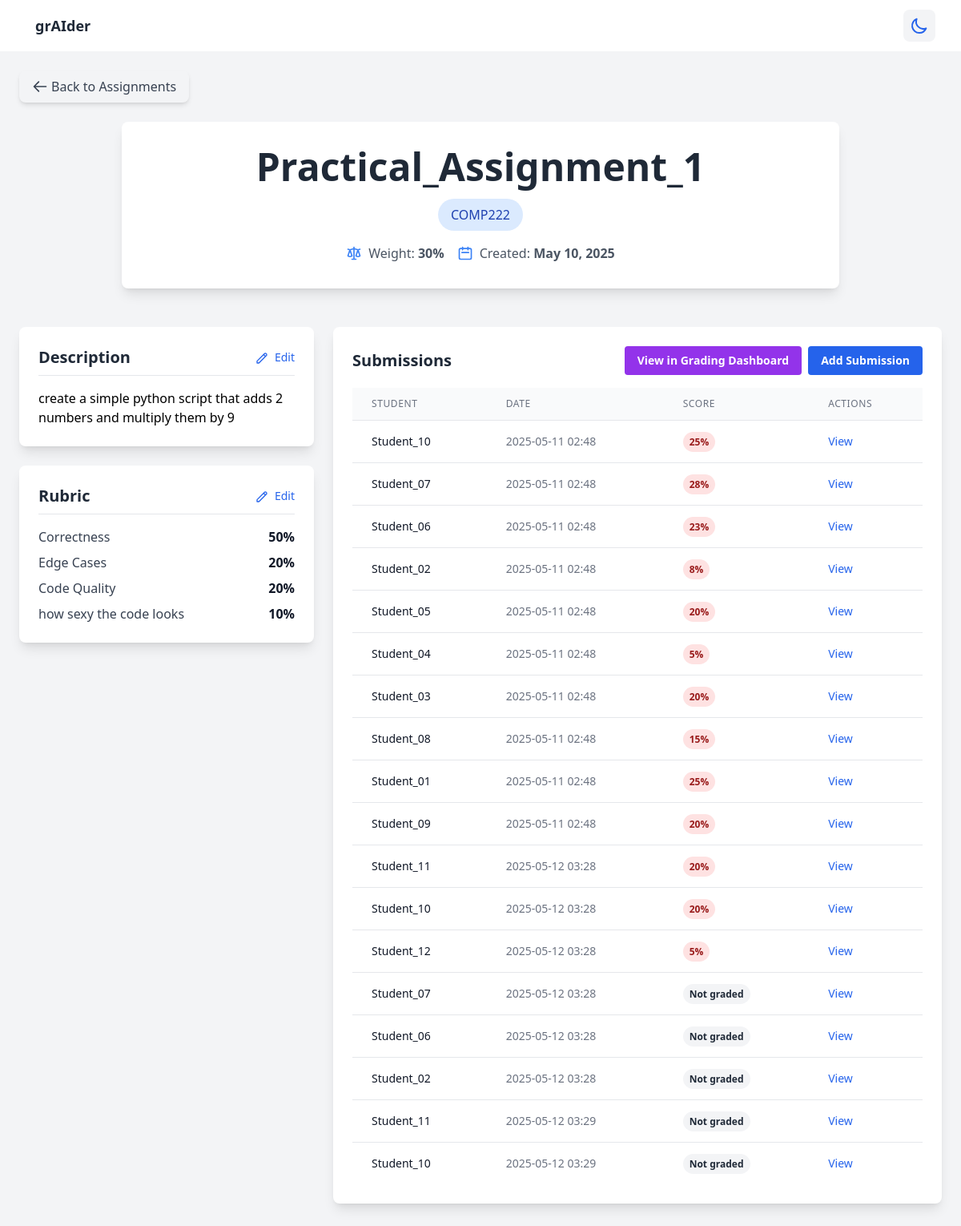
/assignment/1, run on the app's committed database.
### app.py (models this page shows, shortened)
class Assignment(db.Model):
    id = db.Column(db.Integer, primary_key=True)
    name = db.Column(db.String(100), nullable=False)
    description = db.Column(db.Text, nullable=False)
    course = db.Column(db.String(100))
    weight = db.Column(db.Integer, default=100)
    rubric = db.Column(db.JSON)
    created_at = db.Column(db.DateTime, default=datetime.datetime.utcnow)
    submissions = db.relationship('Submission', backref='assignment', lazy=True)

class Submission(db.Model):
    id = db.Column(db.Integer, primary_key=True)
    student_name = db.Column(db.String(100), nullable=False)
    student_id = db.Column(db.Integer, db.ForeignKey('student.id'), nullable=True)
    assignment_id = db.Column(db.Integer, db.ForeignKey('assignment.id'), nullable=False)
    content = db.Column(db.Text, nullable=False)
    file_path = db.Column(db.String(255), nullable=True)
    grading_breakdown = db.Column(db.JSON, nullable=True)
    submitted_at = db.Column(db.DateTime, default=datetime.datetime.utcnow)

### app.py (the view)
@app.route("/assignment/<int:assignment_id>")
def view_assignment(assignment_id):
    assignment = Assignment.query.get_or_404(assignment_id)
    submissions = Submission.query.filter_by(assignment_id=assignment_id).all()
    return render_template("assignment_detail.html", assignment=assignment, submissions=submissions)

### templates/assignment_detail.html (shortened to what this page needs)
{% extends "base.html" %}
{% block content %}
<div class="p-6 bg-gray-100 dark:bg-gray-900 min-h-screen">
  <div class="mb-6">
    <a href="{{ url_for('home') }}" class="inline-flex items-center bg-gray-100 hover:bg-gray-200 dark:bg-gray-700 dark:hover:bg-gray-600 text-gray-700 dark:text-gray-200 font-medium py-2 px-4 rounded-lg transition shadow-md">
      <svg class="w-5 h-5 mr-1" fill="none" stroke="currentColor" viewBox="0 0 24 24" xmlns="http://www.w3.org/2000/svg">
        <path stroke-linecap="round" stroke-linejoin="round" stroke-width="2" d="M10 19l-7-7m0 0l7-7m-7 7h18"></path>
      </svg>
      Back to Assignments
    </a>
  </div>
  <div class="mb-12 text-center bg-white dark:bg-gray-800 rounded-lg shadow-lg p-8 max-w-4xl mx-auto">
    <div class="flex flex-col items-center mb-4">
      <h1 class="text-4xl md:text-5xl font-bold text-gray-800 dark:text-white mb-4">{{ assignment.name }}</h1>
      {% if assignment.course %}
        <span class="bg-blue-100 dark:bg-blue-900 text-blue-800 dark:text-blue-200 px-4 py-2 rounded-full text-md font-medium">
          {{ assignment.course }}
        </span>
      {% endif %}
    </div>
    <div class="text-md text-gray-600 dark:text-gray-300 flex justify-center items-center space-x-4 mt-4">
      <div class="flex items-center">
        <span>Weight: <strong>{{ assignment.weight }}%</strong></span>
      </div>
      <div class="flex items-center">
        <svg class="w-5 h-5 mr-2 text-blue-500" fill="none" stroke="currentColor" viewBox="0 0 24 24" xmlns="http://www.w3.org/2000/svg">
          <path stroke-linecap="round" stroke-linejoin="round" stroke-width="2" d="M8 7V3m8 4V3m-9 8h10M5 21h14a2 2 0 002-2V7a2 2 0 00-2-2H5a2 2 0 00-2 2v12a2 2 0 002 2z"></path>
        </svg>
        <span>Created: <strong>{{ assignment.created_at.strftime('%B %d, %Y') }}</strong></span>
      </div>
    </div>
  </div>
  <div class="grid grid-cols-1 lg:grid-cols-3 gap-6">
    <div class="lg:col-span-1">
      <div class="bg-white dark:bg-gray-800 rounded-lg shadow-lg p-6 mb-6">
        <div class="flex justify-between items-center mb-4 border-b pb-2">
          <h2 class="text-xl font-bold text-gray-800 dark:text-white">Description</h2>
          <button
            id="editDescriptionBtn"
            class="text-blue-600 hover:text-blue-700 dark:text-blue-400 dark:hover:text-blue-300 text-sm font-medium"
          >
            <svg class="w-4 h-4 inline-block mr-1" fill="none" stroke="currentColor" viewBox="0 0 24 24" xmlns="http://www.w3.org/2000/svg">
              <path stroke-linecap="round" stroke-linejoin="round" stroke-width="2" d="M15.232 5.232l3.536 3.536m-2.036-5.036a2.5 2.5 0 113.536 3.536L6.5 21.036H3v-3.572L16.732 3.732z"></path>
            </svg>
            Edit
          </button>
        </div>
        <div id="descriptionDisplay" class="prose dark:prose-invert max-w-none">
          {{ assignment.description|safe }}
        </div>
      </div>
      <div class="bg-white dark:bg-gray-800 rounded-lg shadow-lg p-6">
        <div class="flex justify-between items-center mb-4 border-b pb-2">
          <h2 class="text-xl font-bold text-gray-800 dark:text-white">Rubric</h2>
          <button
            id="editRubricBtn"
            class="text-blue-600 hover:text-blue-700 dark:text-blue-400 dark:hover:text-blue-300 text-sm font-medium"
            type="button"
          >
            <svg class="w-4 h-4 inline-block mr-1" fill="none" stroke="currentColor" viewBox="0 0 24 24" xmlns="http://www.w3.org/2000/svg">
              <path stroke-linecap="round" stroke-linejoin="round" stroke-width="2" d="M15.232 5.232l3.536 3.536m-2.036-5.036a2.5 2.5 0 113.536 3.536L6.5 21.036H3v-3.572L16.732 3.732z"></path>
            </svg>
            Edit
          </button>
        </div>
        <div id="rubricDisplay" class="{% if not assignment.rubric %}hidden{% endif %}">
          <ul class="space-y-2">
            {% for criterion, points in assignment.rubric.items() %}
              <li class="flex justify-between">
                <span class="text-gray-700 dark:text-gray-300">{{ criterion }}</span>
                <span class="font-semibold text-gray-900 dark:text-white">{{ points }}%</span>
              </li>
            {% endfor %}
          </ul>
        </div>
      </div>
    </div>
    <div class="lg:col-span-2">
      <div class="bg-white dark:bg-gray-800 rounded-lg shadow-lg p-6">
        <div class="flex justify-between items-center mb-4">
          <h2 class="text-xl font-bold text-gray-800 dark:text-white">Submissions</h2>
          <div class="flex space-x-2">
            <a href="{{ url_for('grading_dashboard') }}?assignment_id={{ assignment.id }}"
               class="bg-purple-600 hover:bg-purple-700 text-white text-sm font-semibold py-2 px-4 rounded transition">
              View in Grading Dashboard
            </a>
            <button
              class="bg-blue-600 hover:bg-blue-700 text-white text-sm font-semibold py-2 px-4 rounded transition"
              id="addSubmissionBtn">
              Add Submission
            </button>
          </div>
        </div>
        {% if submissions %}
          <div class="overflow-x-auto">
            <table class="min-w-full divide-y divide-gray-200 dark:divide-gray-700">
              <thead class="bg-gray-50 dark:bg-gray-700">
                <tr>
                  <th class="px-6 py-3 text-left text-xs font-medium text-gray-500 dark:text-gray-300 uppercase tracking-wider">Student</th>
                  <th class="px-6 py-3 text-left text-xs font-medium text-gray-500 dark:text-gray-300 uppercase tracking-wider">Date</th>
                  <th class="px-6 py-3 text-left text-xs font-medium text-gray-500 dark:text-gray-300 uppercase tracking-wider">Score</th>
                  <th class="px-6 py-3 text-left text-xs font-medium text-gray-500 dark:text-gray-300 uppercase tracking-wider">Actions</th>
                </tr>
              </thead>
              <tbody class="bg-white dark:bg-gray-800 divide-y divide-gray-200 dark:divide-gray-700">
                {% for submission in submissions %}
                  <tr class="hover:bg-gray-50 dark:hover:bg-gray-700">
                    <td class="px-6 py-4 whitespace-nowrap text-sm font-medium text-gray-900 dark:text-white">
                      {{ submission.student_name }}
                    </td>
                    <td class="px-6 py-4 whitespace-nowrap text-sm text-gray-500 dark:text-gray-300">
                      {{ submission.submitted_at.strftime('%Y-%m-%d %H:%M') }}
                    </td>
                    <td class="px-6 py-4 whitespace-nowrap text-sm text-gray-500 dark:text-gray-300">
                      {% if submission.grading_breakdown %}
                        {% set total_score = submission.grading_breakdown.get('scores', {}).get('total', submission.grading_breakdown.get('total', 0)) %}
                        <span class="px-2 py-1 text-xs font-semibold rounded-full
                          {% if total_score >= 70 %}
                            bg-green-100 dark:bg-green-800 text-green-800 dark:text-green-100
                          {% elif total_score >= 50 %}
                            bg-yellow-100 dark:bg-yellow-800 text-yellow-800 dark:text-yellow-100
                          {% else %}
                            bg-red-100 dark:bg-red-800 text-red-800 dark:text-red-100
                          {% endif %}
                        ">
                          {{ total_score }}%
                        </span>
                      {% else %}
                        <span class="px-2 py-1 text-xs font-semibold rounded-full bg-gray-100 dark:bg-gray-600 text-gray-800 dark:text-gray-100">
                          Not graded
                        </span>
                      {% endif %}
                    </td>
                    <td class="px-6 py-4 whitespace-nowrap text-sm text-gray-500 dark:text-gray-300">
                      <button
                        class="text-blue-600 hover:text-blue-900 dark:text-blue-400 dark:hover:text-blue-300"
                        onclick="viewSubmission('{{ submission.id }}')">
                        View
                      </button>
                    </td>
                  </tr>
                {% endfor %}
              </tbody>
            </table>
          </div>
        {% endif %}
      </div>
    </div>
  </div>
</div>
{% endblock %}

### templates/base.html (shortened to what this page needs)
<!DOCTYPE html>
<html lang="en" class="transition-colors duration-300">
<head>
    <script src="https://cdn.tailwindcss.com"></script>
    </head>
<body class="bg-gray-200 dark:bg-gray-900 text-black dark:text-white">
    <nav class="bg-white dark:bg-gray-800 shadow-md">
      <div class="max-w-7xl mx-auto px-4 sm:px-6 lg:px-8">
        <div class="flex justify-between h-16">
          <div class="flex items-center">
            <a href="/" class="flex-shrink-0 flex items-center">
              <span class="text-lg font-semibold text-gray-800 dark:text-white hover:bg-gray-100  rounded-md px-3 py-2">grAIder</span>
            </a>
          </div>
          <div class="flex items-center">
            <button id="darkModeToggle" class="p-2 rounded-lg bg-gray-100 dark:bg-gray-700 hover:bg-gray-200 dark:hover:bg-gray-600 transition-colors duration-200">
              <svg class="w-6 h-6 dark:hidden text-blue-600" fill="none" stroke="currentColor" viewBox="0 0 24 24" xmlns="http://www.w3.org/2000/svg">
                <path stroke-linecap="round" stroke-linejoin="round" stroke-width="2" d="M20.354 15.354A9 9 0 018.646 3.646 9.003 9.003 0 0012 21a9.003 9.003 0 008.354-5.646z"></path>
              </svg>
            </button>
          </div>
        </div>
      </div>
    </nav>
    <main>
      {% block content %}{% endblock %}
    </main>
</body>
</html>

### data on the page
Assignment: name "Practical_Assignment_1", course "COMP222", weight "30", created_at "May 10, 2025", description "create a simple python script that adds 2 numbers and multiply them by 9"
Submission: student_name "Student_10", submitted_at "2025-05-11 02:48", total_score "25"
Submission: student_name "Student_07", submitted_at "2025-05-11 02:48", total_score "28"
Submission: student_name "Student_06", submitted_at "2025-05-11 02:48", total_score "23"
Submission: student_name "Student_02", submitted_at "2025-05-11 02:48", total_score "8"
Submission: student_name "Student_05", submitted_at "2025-05-11 02:48", total_score "20"
Submission: student_name "Student_04", submitted_at "2025-05-11 02:48", total_score "5"
Submission: student_name "Student_03", submitted_at "2025-05-11 02:48", total_score "20"
Submission: student_name "Student_08", submitted_at "2025-05-11 02:48", total_score "15"
Submission: student_name "Student_01", submitted_at "2025-05-11 02:48", total_score "25"
Submission: student_name "Student_09", submitted_at "2025-05-11 02:48", total_score "20"
Submission: student_name "Student_11", submitted_at "2025-05-12 03:28", total_score "20"
Submission: student_name "Student_10", submitted_at "2025-05-12 03:28", total_score "20"
Submission: student_name "Student_12", submitted_at "2025-05-12 03:28", total_score "5"
Submission: student_name "Student_07", submitted_at "2025-05-12 03:28", shows "Not graded"
Submission: student_name "Student_06", submitted_at "2025-05-12 03:28", shows "Not graded"
Submission: student_name "Student_02", submitted_at "2025-05-12 03:28", shows "Not graded"
Submission: student_name "Student_11", submitted_at "2025-05-12 03:29", shows "Not graded"
Submission: student_name "Student_10", submitted_at "2025-05-12 03:29", shows "Not graded"

### other printed values
{{ criterion }} "Correctness" "Edge Cases" "Code Quality" "how sexy the code looks"
{{ points }} "50" "20" "20" "10"
